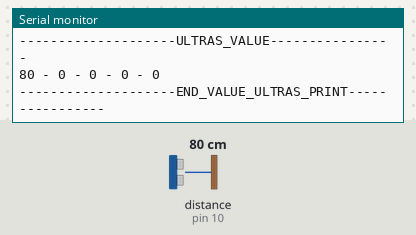
Bench run of a sketch on a simulated Arduino Uno, built with avr-gcc and run on an emulated ATmega328P. Parts: the last lines printed to the serial monitor. The inputs (shaded band) are chosen by the test bench; at power-on: distance to the obstacle (sensor on pin 10) 80 cm. The echo pulse lasts 58.3 µs per cm.

Above: at 1.2 s.
1.3 s: distance to the obstacle (sensor on pin 10) set to 120 cm
At 1.36 s:
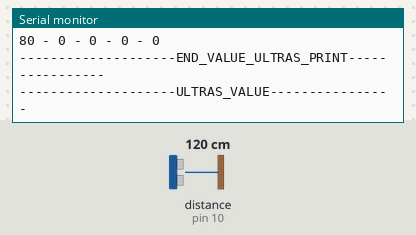
4.3 s: distance to the obstacle (sensor on pin 10) set to 18 cm
At 4.55 s:
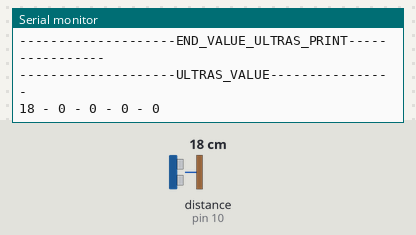
7.3 s: distance to the obstacle (sensor on pin 10) set to 250 cm
At 7.33 s:
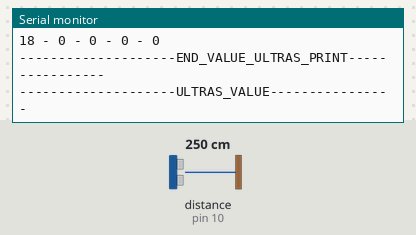
10.3 s: distance to the obstacle (sensor on pin 10) set to 2 cm
At 10.33 s:
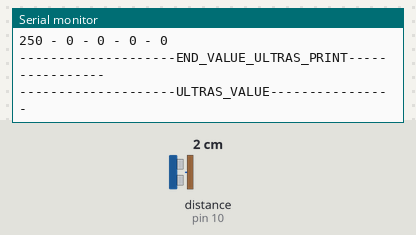
13.3 s: distance to the obstacle (sensor on pin 10) set to 299 cm
At 13.55 s:
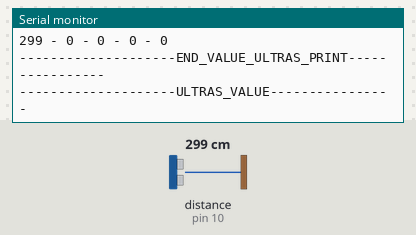
22.3 s: distance to the obstacle (sensor on pin 10) set to 35 cm
At 22.54 s:
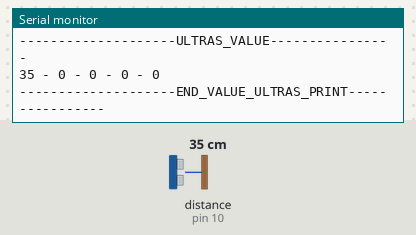
Timing chart, 0 to 25.3 s (numbered marks = the images above; inputs shaded):
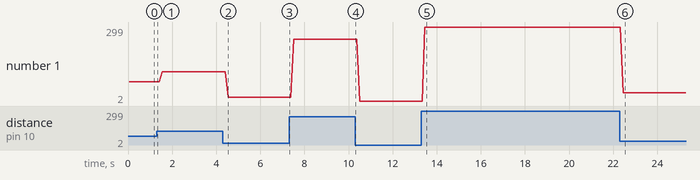

Measured:
- after the input at 4.3 s, the serial monitor: prints a new line after 0.24 s (image 2)
- after the input at 13.3 s, the serial monitor: prints a new line after 0.17 s (image 5)
- after the input at 22.3 s, the serial monitor: prints a new line after 0.16 s (image 6)
- plotted number 1: 80 → 120 after the input at 1.3 s, 120 → 18 after the input at 4.3 s, 18 → 250 after the input at 7.3 s, 250 → 2 after the input at 10.3 s, 2 → 299 after the input at 13.3 s

The sketch:

test_ultrasonic_senzors_hardwar_systems.ino
```cpp
#include <HCSR04.h>

#define trigPin1 11
#define echoPin1 10

#define trigPin2 24
#define echoPin2 25

#define trigPin3 26
#define echoPin3 27

#define trigPin4 28
#define echoPin4 29

#define trigPin5 30
#define echoPin5 31
//HCSR04 ultrasonic_senzors(new int[5]{trigPin1,trigPin2,trigPin3,trigPin4,trigPin5},new int[5]{echoPin1,echoPin2,echoPin3,echoPin4,echoPin5},5);

HCSR04 sonic_1_front(trigPin1,echoPin1);
//HCSR04 sonic_2_front(trigPin2,echoPin2);
//HCSR04 sonic_3_front(trigPin3,echoPin3);
//HCSR04 sonic_4_front(trigPin4,echoPin4);
//HCSR04 sonic_5_front(trigPin5,echoPin5);

long vsonic_1_front,vsonic_2_front,vsonic_3_front,vsonic_4_front,vsonic_5_front;
void setup()
{
  Serial.begin(9600);
}

void loop()
{
vsonic_1_front = sonic_1_front.dist();
//vsonic_2_front = sonic_2_front.dist();
//vsonic_3_front = sonic_3_front.dist();
//vsonic_4_front = sonic_4_front.dist();
//vsonic_5_front = sonic_5_front.dist();
Serial.println("--------------------ULTRAS_VALUE----------------");
  Serial.print(vsonic_1_front);
  Serial.print(" - ");
  Serial.print(vsonic_2_front);
  Serial.print(" - ");
  Serial.print(vsonic_3_front);
  Serial.print(" - ");
  Serial.print(vsonic_4_front);
  Serial.print(" - ");
  Serial.print(vsonic_5_front);
  Serial.println();
  Serial.println("--------------------END_VALUE_ULTRAS_PRINT----------------");

}
```
